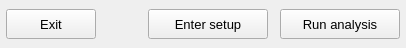
    <widget class="QFrame" name="frame_buttons">
     <property name="minimumSize">
      <size>
       <width>0</width>
       <height>48</height>
      </size>
     </property>
     <property name="maximumSize">
      <size>
       <width>16777215</width>
       <height>48</height>
      </size>
     </property>
     <property name="frameShape">
      <enum>QFrame::Shape::NoFrame</enum>
     </property>
     <property name="frameShadow">
      <enum>QFrame::Shadow::Raised</enum>
     </property>
     <layout class="QGridLayout" name="gridLayout_3">
      <property name="leftMargin">
       <number>6</number>
      </property>
      <property name="topMargin">
       <number>4</number>
      </property>
      <property name="rightMargin">
       <number>6</number>
      </property>
      <property name="bottomMargin">
       <number>4</number>
      </property>
      <property name="horizontalSpacing">
       <number>12</number>
      </property>
      <property name="verticalSpacing">
       <number>4</number>
      </property>
      <item row="0" column="0">
       <widget class="QPushButton" name="pushButton_exit">
        <property name="minimumSize">
         <size>
          <width>90</width>
          <height>30</height>
         </size>
        </property>
        <property name="maximumSize">
         <size>
          <width>90</width>
          <height>30</height>
         </size>
        </property>
        <property name="font">
         <font>
          <family>MS Shell Dlg 2</family>
          <pointsize>10</pointsize>
          <italic>false</italic>
          <bold>false</bold>
         </font>
        </property>
        <property name="styleSheet">
         <string notr="true"/>
        </property>
        <property name="text">
         <string>Exit</string>
        </property>
        <property name="icon">
         <iconset resource="../../icons/dark_theme/resources.qrc">
          <normaloff>:/icons/exit_to_app_icon.png</normaloff>:/icons/exit_to_app_icon.png</iconset>
        </property>
        <property name="iconSize">
         <size>
          <width>18</width>
          <height>18</height>
         </size>
        </property>
        <property name="autoDefault">
         <bool>false</bool>
        </property>
       </widget>
      </item>
      <item row="0" column="2">
       <widget class="QPushButton" name="pushButton_enter_setup">
        <property name="minimumSize">
         <size>
          <width>120</width>
          <height>30</height>
         </size>
        </property>
        <property name="maximumSize">
         <size>
          <width>120</width>
          <height>30</height>
         </size>
        </property>
        <property name="font">
         <font>
          <family>MS Shell Dlg 2</family>
          <pointsize>10</pointsize>
          <italic>false</italic>
          <bold>false</bold>
         </font>
        </property>
        <property name="styleSheet">
         <string notr="true"/>
        </property>
        <property name="text">
         <string>Enter setup</string>
        </property>
        <property name="icon">
         <iconset resource="../../icons/dark_theme/resources.qrc">
          <normaloff>:/icons/settings_b_roll.png</normaloff>:/icons/settings_b_roll.png</iconset>
        </property>
        <property name="iconSize">
         <size>
          <width>18</width>
          <height>18</height>
         </size>
        </property>
        <property name="autoDefault">
         <bool>false</bool>
        </property>
       </widget>
      </item>
      <item row="0" column="3">
       <widget class="QPushButton" name="pushButton_run_analysis">
        <property name="minimumSize">
         <size>
          <width>120</width>
          <height>30</height>
         </size>
        </property>
        <property name="maximumSize">
         <size>
          <width>120</width>
          <height>30</height>
         </size>
        </property>
        <property name="font">
         <font>
          <family>MS Shell Dlg 2</family>
          <pointsize>10</pointsize>
          <italic>false</italic>
          <bold>false</bold>
         </font>
        </property>
        <property name="styleSheet">
         <string notr="true"/>
        </property>
        <property name="text">
         <string>Run analysis</string>
        </property>
        <property name="icon">
         <iconset resource="../../icons/dark_theme/resources.qrc">
          <normaloff>:/icons/start_solution.png</normaloff>:/icons/start_solution.png</iconset>
        </property>
        <property name="iconSize">
         <size>
          <width>18</width>
          <height>18</height>
         </size>
        </property>
        <property name="autoDefault">
         <bool>false</bool>
        </property>
       </widget>
      </item>
      <item row="0" column="1">
       <spacer name="horizontalSpacer_5">
        <property name="orientation">
         <enum>Qt::Orientation::Horizontal</enum>
        </property>
        <property name="sizeHint" stdset="0">
         <size>
          <width>40</width>
          <height>20</height>
         </size>
        </property>
       </spacer>
      </item>
     </layout>
    </widget>
